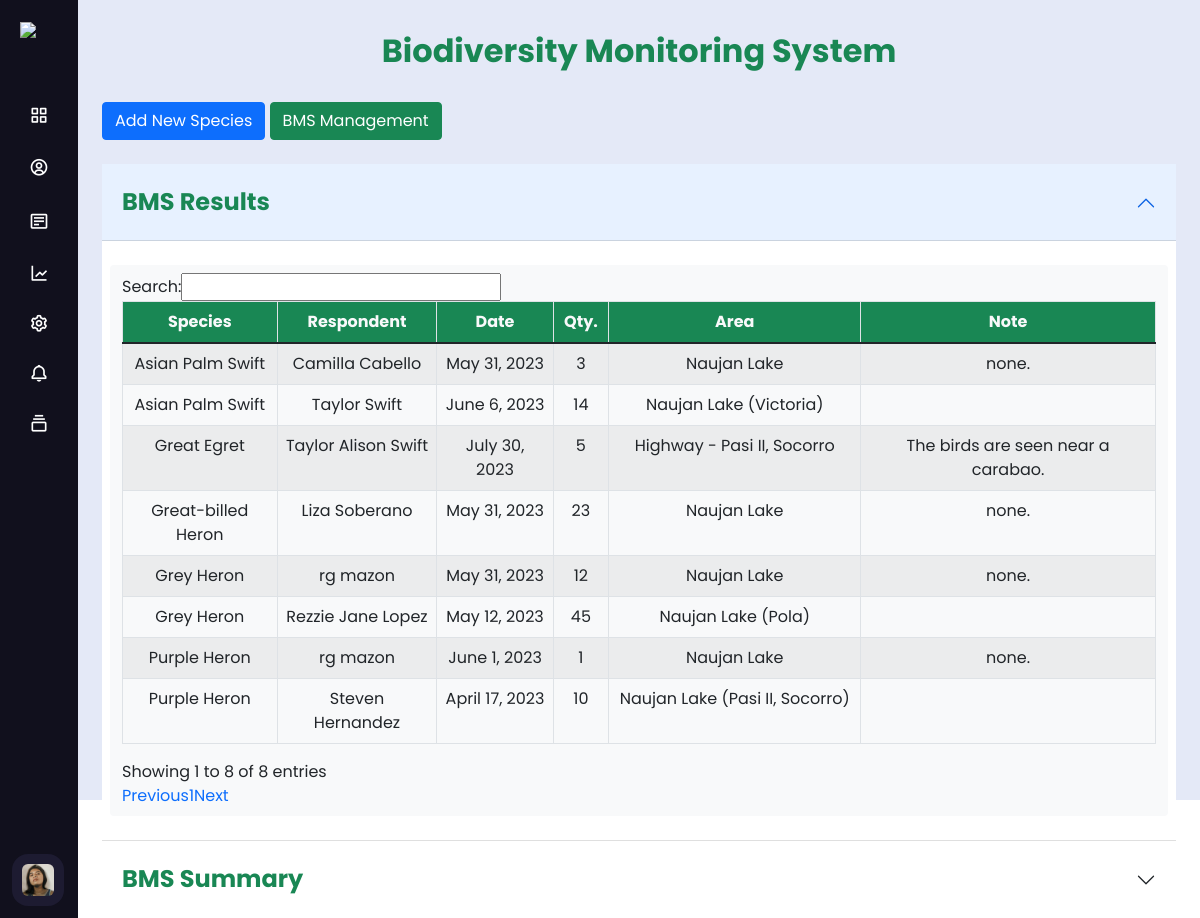
The app's page /admin/adminbmsres.php (signed in) with its own data.
### tables this page shows
CREATE TABLE `users` (
  `id` int(10) NOT NULL,
  `role` varchar(50) NOT NULL DEFAULT 'user',
  `account_status` varchar(50) NOT NULL DEFAULT 'Pending',
  `lname` varchar(255) NOT NULL,
  `fname` varchar(255) NOT NULL,
  `mname` varchar(255) NOT NULL,
  `dob` date NOT NULL,
  `age` varchar(50) NOT NULL,
  `gender` varchar(50) NOT NULL,
  `municipality` varchar(255) NOT NULL,
  `sitio` varchar(255) NOT NULL,
  `barangay` varchar(255) NOT NULL,
  `status` varchar(255) NOT NULL,
  `religion` varchar(255) NOT NULL,
  `citizenship` varchar(255) NOT NULL,
  `contact_num` text NOT NULL,
  `email` varchar(255) NOT NULL,
  `username` varchar(255) NOT NULL,
  `password` varchar(255) NOT NULL,
  `image` varchar(255) NOT NULL,
  `date_added` timestamp NOT NULL DEFAULT current_timestamp()
);

CREATE TABLE `survey` (
  `sur_id` int(10) NOT NULL,
  `date` date NOT NULL,
  `respondent` varchar(255) NOT NULL,
  `sp_id` int(10) NOT NULL,
  `qty` varchar(50) NOT NULL DEFAULT '0',
  `place` varchar(255) NOT NULL,
  `note` varchar(255) NOT NULL
);

CREATE TABLE `species` (
  `sp_id` int(10) NOT NULL,
  `eng_name` varchar(255) NOT NULL,
  `local_name` varchar(255) NOT NULL,
  `sc_name` varchar(255) NOT NULL,
  `category` varchar(255) NOT NULL,
  `searca_1997` varchar(255) NOT NULL,
  `villamor_2006` varchar(255) NOT NULL,
  `mbcfi_2011` varchar(255) NOT NULL,
  `photo_credit` varchar(255) NOT NULL,
  `conservation_status` varchar(255) NOT NULL,
  `residency_status` varchar(255) NOT NULL,
  `image` varchar(255) NOT NULL
);

### admin/bmsres.php (the view, shortened to what this page needs)
<!DOCTYPE html>
<html lang="en">
<head>
    <link href="https://cdnjs.cloudflare.com/ajax/libs/twitter-bootstrap/5.1.3/css/bootstrap.min.css" rel="stylesheet" />
    <link href="https://cdn.datatables.net/v/bs5/jq-3.6.0/dt-1.13.3/datatables.min.css" rel="stylesheet" />
    <link rel="stylesheet" type="text/css" href="https://cdn.datatables.net/1.10.10/css/dataTables.bootstrap.min.css">
    <link rel="stylesheet" type="text/css" href="https://cdn.datatables.net/buttons/1.1.0/css/buttons.bootstrap.min.css">
</head>
<body class="w-100">
    <div class="container">
        <br>
        <h2 class="text-center text-success pt-2"><b>Biodiversity Monitoring System</b></h2>
        <br>
        <div class="buttons">
            <span>
                <a href="../modal/add-species.php"><button type="button" class="btn btn-primary">Add New Species</button></a>
                <a href="../admin/adminbms.php"><button type="button" class="btn btn-success">BMS Management</button></a>
            </span>
        </div>
        <br>
        <div class="accordion accordion-flush" id="accordionFlushExample">
            <div class="accordion-item">
                <h2 class="accordion-header" id="headingOne">
                    <button class="accordion-button" type="button" data-bs-toggle="collapse" data-bs-target="#collapseOne" aria-expanded="true" aria-controls="collapseOne">
                        <h4 class="text-center text-success pt-2"><b>BMS Results</b></h4>
                    </button>
                </h2>
                <div id="collapseOne" class="accordion-collapse collapse show" aria-labelledby="headingOne" data-bs-parent="#accordionExample">
                    <div class="accordion-body">
                        <div class="row justify-content-center">
                            <div class="col-lg bg-light rounded my-2 py-2">
                                <div class="table-responsive">
                                    <table class="table table-bordered table-striped table-hover" id="table2">
                                        <thead class="bg-success">
                                            <tr class="text-center text-light">
                                                <th>
                                                    <center>Species</center>
                                                </th>
                                                <th>
                                                    <center>Respondent</center>
                                                </th>
                                                <th>
                                                    <center>Date</center>
                                                </th>
                                                <th>
                                                    <center>Qty.</center>
                                                </th>
                                                <th>
                                                    <center>Area</center>
                                                </th>
                                                <th>
                                                    <center>Note</center>
                                                </th>
                                            </tr>
                                        </thead>
                                        <tbody>
                                            <?php
                                            $database = new Connection2();
                                            $db = $database->open();
                                            try {
                                                $sql = "select DATE_FORMAT(date, '%M %e, %Y') as 'Date',
                                                                eng_name,
                                                                respondent, qty, place, note
                                                                 from survey
                                join species
                                on survey.sp_id = species.sp_id";
                                                foreach ($db->query($sql) as $row) {
                                            ?>
                                                    <tr>
                                                        <td class="text-center"><?= $row['eng_name'] ?></td>
                                                        <td class="text-center"><?= $row['respondent'] ?></td>
                                                        <td class="text-center"><?= $row['Date'] ?></td>
                                                        <td class="text-center"><?= $row['qty'] ?></td>
                                                        <td class="text-center"><?= $row['place'] ?></td>
                                                        <td class="text-center"><?= $row['note'] ?></td>
                                                    </tr>
                                            <?php
                                                }
                                            } catch (PDOException $e) {
                                                echo "There is some problem in connection: " . $e->getMessage();
                                            }
                                            ?>
                                        </tbody>
                                    </table>
                                </div>
                            </div>
                        </div>
                    </div>
                </div>
            </div>
            <div class="accordion-item">
                <h2 class="accordion-header" id="flush-headingThree">
                    <button class="accordion-button collapsed" type="button" data-bs-toggle="collapse" data-bs-target="#flush-collapseThree" aria-expanded="false" aria-controls="flush-collapseThree">
                        <h4 class="text-center text-success pt-2"><b>BMS Summary</b></h4>
                    </button>
                </h2>
            </div>
        </div>
    </div>
</body>
</html>

### admin/adminbmsres.php (shortened to what this page needs)
<?php
include '../inc/config.php';
$admin_id = $_SESSION['admin_id'];
?>
<!DOCTYPE html>
<html lang="en" dir="ltr">
<head>
    <link rel="stylesheet" href="../css/admin.css">
    <link rel="stylesheet" href="../css/bootstrap.min.css">
    <link href='https://unpkg.com/boxicons@2.0.7/css/boxicons.min.css' rel='stylesheet'>
</head>
<body>
    <div class="sidebar close">
        <div class="logo-details">
            <img src="../image/pamo-logo.png" style="width:40px; margin-left:20px;" class="menu">
        </div>
        <ul class="nav-links">
            <li>
                <a href="admindb.php">
                    <i class='bx bx-grid-alt'></i>
                </a>
            </li>
            <li>
                <a href="adminum.php">
                    <i class='bx bx-user-circle'></i>
                </a>
            </li>
            <li>
                <div class="iocn-link">
                    <a href="#">
                        <i class='bx bx-detail'></i>
                    </a>
                </div>
            </li>
            <li>
                <a href="adminbms.php">
                    <i class='bx bx-line-chart'></i>
                </a>
            </li>
            <li>
                <a href="">
                    <i class='bx bx-cog'></i>
                </a>
            </li>
            <li>
                <?php
                $data = $conn->prepare("SELECT SUM(total_count) AS id
        FROM (
          SELECT COUNT(*) AS total_count FROM users WHERE account_status = 'Pending'
          UNION ALL
          SELECT COUNT(*) AS total_count FROM permit WHERE permit_status = 'Pending'
        ) AS combined_counts;");
                $data->execute();
                $data = $data->fetch(PDO::FETCH_ASSOC);
                ?>
                <a href="adminnotif.php">
                    <?php
                    if ($data['id'] == 0) { ?>
                        <i class='bx bx-bell'></i>
                    <?php
                    } else { ?>
                        <i class='bx bx-bell' style="position: relative; left: 8px;"><span class="badge text-bg-danger" style="border-radius: 50%; position: relative; top: -10px; left: -3px; font-size: xx-small;"><?= $data['id']; ?></span></i>
                    <?php
                    }
                    ?>
                </a>
            </li>
            <li>
                <div class="iocn-link">
                    <a href="#">
                        <i class='bx bx-collection'></i>
                    </a>
                </div>
            </li>
            <?php
            $select_profile = $conn->prepare("SELECT * FROM `users` WHERE id = ?");
            $select_profile->execute([$admin_id]);
            $fetch_profile = $select_profile->fetch(PDO::FETCH_ASSOC);
            ?>
            <li>
                <div class="profile-details">
                    <div class="profile-content">
                        <img src="../uploaded_img/<?= $fetch_profile['image']; ?>" alt="" width="70" height="70">
                    </div>
                </div>
            </li>
        </ul>
    </div>
    <section class="home-section">
        <?php include '../admin/bmsres.php'; ?>
    </section>
</body>
</html>

### css/admin.css (style rules this page uses)
* { margin: 0; padding: 0; box-sizing: border-box; font-family: 'Poppins', sans-serif; }
.sidebar { position: fixed; top: 0; left: 0; height: 100%; width: 260px; background: #11101d; z-index: 100; transition: all 0.5s ease; }
.sidebar.close { width: 78px; }
.sidebar .logo-details { height: 60px; width: 100%; display: flex; align-items: center; }
.sidebar .nav-links { height: 100%; padding: 30px 0 150px 0; overflow: auto; }
.sidebar.close .nav-links { overflow: visible; }
.sidebar .nav-links li { position: relative; list-style: none; transition: all 0.4s ease; }
.sidebar .nav-links li .iocn-link { display: flex; align-items: center; justify-content: space-between; }
.sidebar.close .nav-links li .iocn-link { display: block }
.sidebar .nav-links li i { height: 50px; min-width: 78px; text-align: center; line-height: 50px; color: #fff; font-size: 20px; cursor: pointer; transition: all 0.3s ease; }
.sidebar .nav-links li a { display: flex; align-items: center; text-decoration: none; }
.sidebar .profile-details { position: fixed; bottom: 0; width: 260px; display: flex; align-items: center; justify-content: space-between; background: #1d1b31; padding: 12px 0; transition: all 0.5s ease; }
.sidebar.close .profile-details { background: none; }
.sidebar.close .profile-details { width: 78px; }
.sidebar .profile-details .profile-content { display: flex; align-items: center; }
.sidebar .profile-details img { height: 52px; width: 52px; object-fit: cover; border-radius: 16px; margin: 0 14px 0 12px; background: #1d1b31; transition: all 0.5s ease; }
.sidebar.close .profile-details img { padding: 10px; }
.home-section { position: relative; background: #E4E9F7; height: 100vh; left: 260px; width: calc(100% - 260px); transition: all 0.5s ease; }
.sidebar.close ~ .home-section { left: 78px; width: calc(100% - 78px); }

### records on screen
users: image (picture)
survey: sp.eng_name "Grey Heron", respondent "rg mazon", Date "May 31, 2023", qty "12", place "Naujan Lake", note "none."
survey: sp.eng_name "Purple Heron", respondent "rg mazon", Date "June 1, 2023", qty "1", place "Naujan Lake", note "none."
survey: sp.eng_name "Great-billed Heron", respondent "Liza Soberano", Date "May 31, 2023", qty "23", place "Naujan Lake", note "none."
survey: sp.eng_name "Asian Palm Swift", respondent "Camilla Cabello", Date "May 31, 2023", qty "3", place "Naujan Lake", note "none."
survey: sp.eng_name "Asian Palm Swift", respondent "Taylor Swift", Date "June 6, 2023", qty "14", place "Naujan Lake (Victoria)"
survey: sp.eng_name "Purple Heron", respondent "Steven Hernandez", Date "April 17, 2023", qty "10", place "Naujan Lake (Pasi II, Socorro)"
survey: sp.eng_name "Grey Heron", respondent "Rezzie Jane Lopez", Date "May 12, 2023", qty "45", place "Naujan Lake (Pola)"
survey: sp.eng_name "Great Egret", respondent "Taylor Alison Swift", Date "July 30, 2023", qty "5", place "Highway - Pasi II, Socorro", note "The birds are seen near a carabao."
